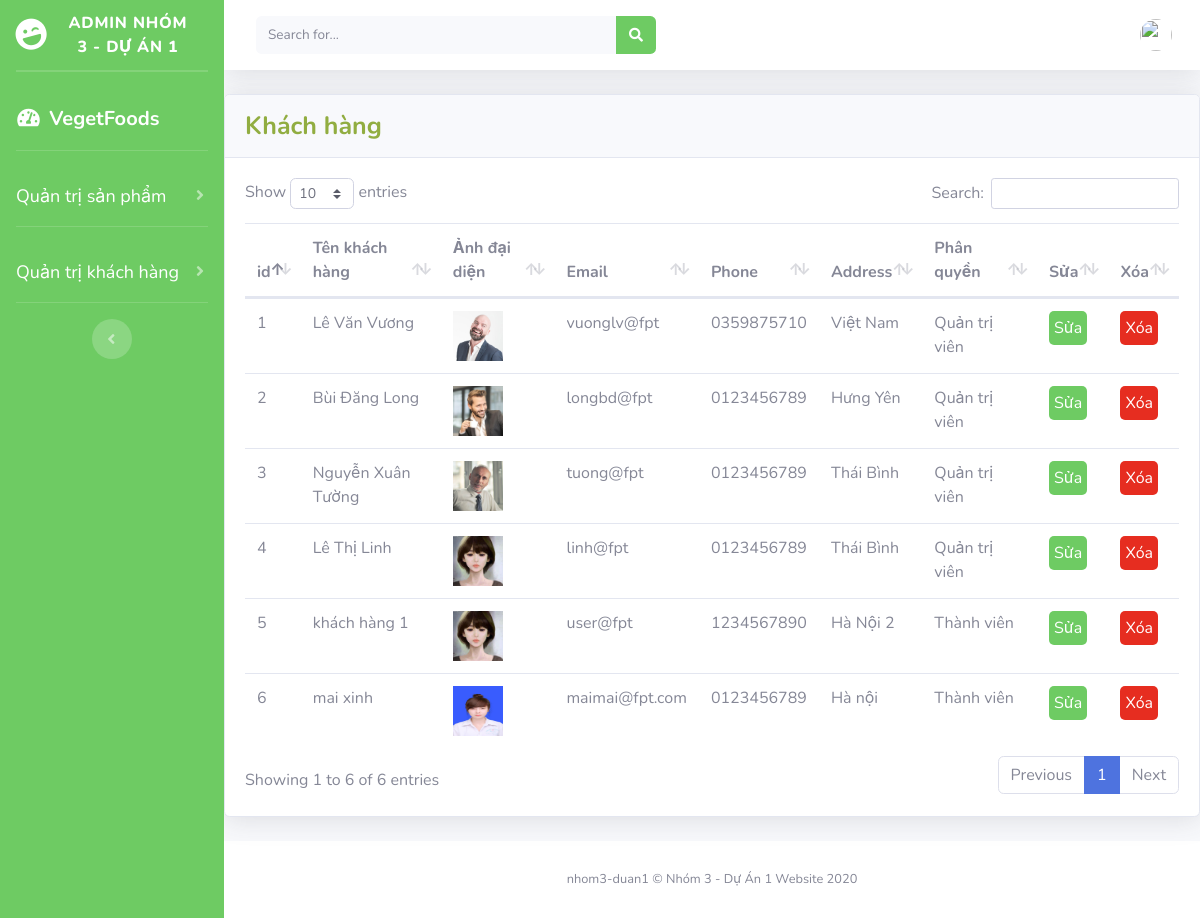
Page /admin/index.php?act=listkh on the committed database.
### tables this page shows
CREATE TABLE `khachhang` (
  `id_kh` int(11) NOT NULL,
  `user` varchar(50) NOT NULL,
  `avt` varchar(250) NOT NULL,
  `pass` varchar(50) NOT NULL,
  `email` varchar(50) NOT NULL,
  `phone` varchar(50) NOT NULL,
  `address` varchar(255) NOT NULL,
  `id_role` int(11) NOT NULL
);

CREATE TABLE `phanquyen` (
  `id_role` int(11) NOT NULL,
  `name` varchar(50) NOT NULL
);

### admin/khachhang/listkh.php (the view, shortened to what this page needs)
<div class="card shadow mb-4">
    <div class="card-header py-3">
        <h6 class="m-0 " style="color: #91ad41;font-size: 25px;font-weight: bold;">Khách hàng</h6>
    </div>
    <div class="card-body">
        <div class="table-responsive">
            <table class="table " id="dataTable" width="100%" cellspacing="0">
                <thead>
                    <tr>
                        <th>id</th>
                        <th>Tên khách hàng</th>
                        <th>Ảnh đại diện</th>
                        <th>Email</th>
                        <th>Phone</th>
                        <th>Address</th>
                        <th>Phân quyền</th>
                        <th>Sửa</th>
                        <th>Xóa</th>
                    </tr>
                </thead>
                <tbody>
                    <?php
                    $kq = $conn->query("SELECT * FROM khachhang");
                    $i=1;
                    foreach ($kq as $key => $value) {
                    ?>
                        <tr>
                            <td><?php echo $i++ ?></td>
                            <td><?php echo $value['user'] ?></td>
                            <td> <img src="../img/<?php echo $value['avt'] ?>" width="50px" height="50px"></td>
                            <td><?php echo $value['email'] ?></td>
                            <td><?php echo $value['phone'] ?></td>
                            <td><?php echo $value['address'] ?></td>
                            <?php
                            $phanquyen=$value['id_role'];
                            $kqdm=$conn->query("SELECT name FROM phanquyen WHERE id_role IN(SELECT id_role FROM khachhang WHERE id_role=$phanquyen)")->fetch();
                            ?>
                            <td><?php echo$kqdm['name']  ?></td>
                            <th> <a href="index.php?act=suakh&suakh=<?php echo $value['id_kh'] ?>"> <button style="border-radius: 5px;border: none;padding:5px;background-color: #6ECB63;color:#fff;">Sửa</button> </a> </th>
                            <th> <a href="index.php?act=xoakh&xoakh=<?php echo $value['id_kh'] ?>"> <button style="border-radius: 5px;border: none;padding:5px;background-color: #e62d20;color:#fff;" onclick="return confirm('Bạn có chắc chắn muốn xóa không !')">Xóa</button> </a> </th>
                    <?php
                    }
                    ?>
                </tbody>
            </table>
        </div>
    </div>
</div>

### rows in the picture
khachhang: user "Lê Văn Vương", avt (picture), email "vuonglv@fpt", phone "0359875710", address "Việt Nam", id_role.name "Quản trị viên"
khachhang: user "Bùi Đăng Long", avt (picture), email "longbd@fpt", phone "0123456789", address "Hưng Yên", id_role.name "Quản trị viên"
khachhang: user "Nguyễn Xuân Tường", avt (picture), email "tuong@fpt", phone "0123456789", address "Thái Bình", id_role.name "Quản trị viên"
khachhang: user "Lê Thị Linh", avt (picture), email "linh@fpt", phone "0123456789", address "Thái Bình", id_role.name "Quản trị viên"
khachhang: user "khách hàng 1", avt (picture), email "user@fpt", phone "1234567890", address "Hà Nội 2", id_role.name "Thành viên"
khachhang: user "mai xinh", avt (picture), email "maimai@fpt.com", phone "0123456789", address "Hà nội", id_role.name "Thành viên"
